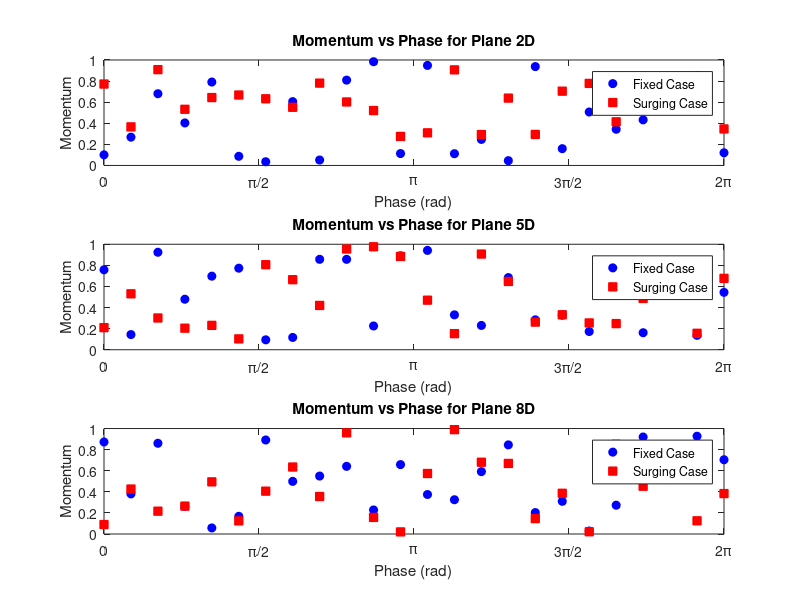

MATLAB code for this plot:
% Example arrays - mock data 
fixedData = rand(3, 24);   % Example random data for fixed case (3 planes, 24 phases)
surgingData = rand(3, 24); % Example random data for surging case (3 planes, 24 phases)

% Phase angles from 0 to 2*pi (24 phases)
phase = linspace(0, 2*pi, 24);  % 24 values from 0 to 2*pi

% Initialize the figure
figure;

% Loop over the 3 planes (2D, 5D, and 8D)
for i = 1:3
    subplot(3,1,i);
    
    plot(phase, fixedData(i,:), 'bo', 'MarkerFaceColor', 'b', 'MarkerSize', 6);
    hold on;
    plot(phase, surgingData(i,:), 'rs', 'MarkerFaceColor', 'r', 'MarkerSize', 6);
    
    title(['Momentum vs Phase for Plane ' num2str(i*3-1) 'D']);
    xlabel('Phase (rad)');
    ylabel('Momentum');
    legend('Fixed Case', 'Surging Case');

    % Set x-axis limits and ticks
    xlim([0, 2*pi]);
    xticks([0 pi/2 pi 3*pi/2 2*pi]);
    xticklabels({'0','\pi/2','\pi','3\pi/2','2\pi'});
    
    hold off;
end